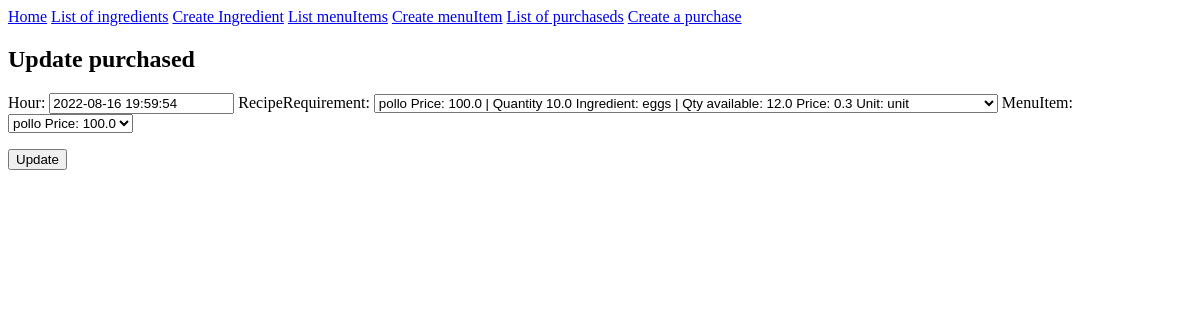
The page /10/updatepurchased on the database its author committed.
### inventory/models.py (models this page shows, shortened)
class purchased (models.Model):
    hour = models.DateTimeField(default="")
    recipeRequirement = models.ForeignKey(RecipeRequirement, null=True, on_delete=models.CASCADE)
    menuItem = models.ForeignKey(menuItem, null=True, on_delete=models.CASCADE)

class RecipeRequirement(models.Model):
    quantity = models.FloatField(default=0)
    menuItem = models.ForeignKey(menuItem, on_delete=models.CASCADE)
    ingredient = models.ForeignKey(Ingredient,  blank=True, on_delete=models.CASCADE)
    def __str__(self):
        return str(self.menuItem) + " | " + " Quantity " + str(self.quantity) +" Ingredient: " + str(self.ingredient)

### inventory/views.py (the view)
# urls.py: path('<pk>/updatepurchased', views.updatePurchased.as_view(), name="updatePurchased"),
class updatePurchased(UpdateView):
  model = purchased
  form_class = purchasedCreateForm
  template_name = "inventory/update_purchased.html"

### inventory/forms.py
class purchasedCreateForm(forms.ModelForm):
    class Meta:
        model = purchased
        fields = "__all__"

### inventory/models.py (called while the page is built)
    def __str__(self):
        return self.name + " | " + " Qty available: " + str(self.quantity) + " Price: " + str(self.price) + " Unit: " + self.unit

    def __str__(self):
        return self.name + " Price: " + str(self.price)

### inventory/templates/inventory/update_purchased.html (shortened to what this page needs)
{% extends 'inventory/base.html' %}
{% load static %}
{% block head %}
<link rel="stylesheet" href="{% static 'inventory/style.css' %}">
{% endblock %}
{% block content %}
<h2>Update purchased</h2>
<form method="post">
  <p>{{ form }}</p>
  <input type="submit" value="Update" />
</form>
{% endblock %}

### rows shown on the page
purchased: hour "2022-08-16 19:59:54", recipeRequirement "pollo Price: 100.0 | Quantity 10.0 Ingredient: eggs | Qty available: 12.0 Price: 0.3 Unit: unit"
RecipeRequirement: menuItem "pollo Price: 100.0"
